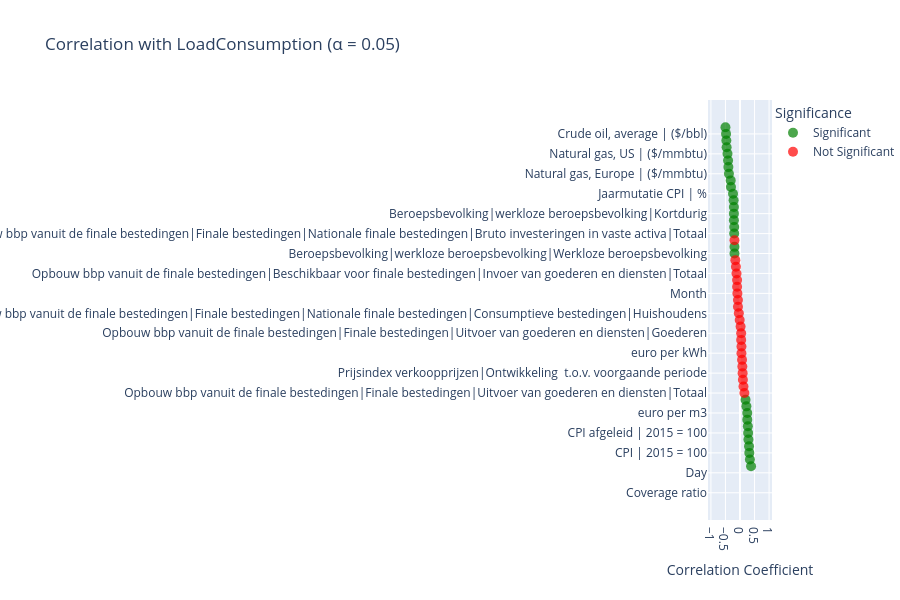

The code cell stored with this chart in its notebook:
### Code cell
import pandas as pd
import numpy as np
import plotly.express as px

# Load precomputed correlations (exclude self‑correlation)
corr_df = (
    pd.read_csv('/Users/ruben/Documents/GitHub/MsCThesisRubenCuriel2024/Data/processed_data/CompleteCorrelation.csv')
      .query("Variable != 'LoadConsumption'")
)

# Round for display
corr_df[['Correlation','P_Value']] = corr_df[['Correlation','P_Value']].round({'Correlation':2,'P_Value':4})

# Filter significant (p < .05)
sig = corr_df[corr_df['P_Value'] < 0.05]

# Print table of significant correlations
if not sig.empty:
    print("\nSignificant Correlations (p < 0.05):")
    print(sig[['Variable','Correlation','P_Value']].sort_values('Correlation', ascending=False).to_string(index=False))
else:
    print("\nNo significant correlations found.")

# Top 10 positive & negative
top_pos = sig.nlargest(10, 'Correlation')['Variable'].tolist()
top_neg = sig.nsmallest(10, 'Correlation')['Variable'].tolist()

print("\nTop 10 Positive Correlations:", top_pos)
print("Top 10 Negative Correlations:", top_neg)

# Mark significance for plotting
corr_df['Significance'] = np.where(corr_df['P_Value'] < 0.05, 'Significant', 'Not Significant')

# Plotly scatter
fig = px.scatter(
    corr_df,
    x='Correlation',
    y='Variable',
    color='Significance',
    color_discrete_map={'Significant':'green','Not Significant':'red'},
    title='Correlation with LoadConsumption (α = 0.05)',
    hover_data={'P_Value':True},
    category_orders={'Variable': corr_df.sort_values('Correlation')['Variable'].tolist()}
)

fig.update_layout(
    xaxis_title='Correlation Coefficient',
    yaxis_title=None,
    xaxis_range=[-1.1, 1.1],
    height=600
)

fig.update_traces(marker=dict(size=10, opacity=0.7),
                  hovertemplate="<b>%{y}</b><br>Correlation: %{x:.2f}<br>P‑Value: %{customdata[0]:.4f}<extra></extra>")

fig.show()

### Figure 1 — Plotly figure (JSON) as saved in the notebook; plotly's stock layout.template omitted (floating-point values rounded to 4 significant figures)
{"data": [{"customdata": [[0], [0], [0], [0], [0], [0], [0], [0], [0], [0.0002], [0.0006], [0.0006], [0.0009], [0.0011], [0.0018], [0.0027], [0.0039], [0.0069], [0.0073], [0.012], [0.0188], [0.0197], [0.027], [0.0277], [0.0292], [0.0304], [0.0381], [0.0397], [0.0434], [0.0451]], "hovertemplate": "<b>%{y}</b><br>Correlation: %{x:.2f}<br>P‑Value: %{customdata[0]:.4f}<extra></extra>", "legendgroup": "Significant", "marker": {"color": "green", "opacity": 0.7, "size": 10, "symbol": "circle"}, "mode": "markers", "name": "Significant", "orientation": "h", "showlegend": true, "type": "scatter", "x": [-0.5, -0.48, -0.47, -0.46, -0.43, -0.41, -0.4, -0.38, 0.38, 0.34, -0.32, 0.32, -0.31, 0.31, 0.29, 0.28, 0.27, 0.25, 0.25, -0.24, 0.22, -0.22, -0.21, -0.21, -0.21, -0.2, -0.2, 0.19, -0.19, -0.19], "xaxis": "x", "y": ["Crude oil, WTI | ($/bbl)", "Crude oil, average | ($/bbl)", "Crude oil, Brent | ($/bbl)", "Crude oil, Dubai | ($/bbl)", "Natural gas, US | ($/mmbtu)", "Natural gas index | (2010=100)", "euro per m3.2", "Natural gas, Europe | ($/mmbtu)", "Opbouw bbp vanuit de finale bestedingen|Finale bestedingen|Nationale finale bestedingen|Bruto investeringen in vaste activa|Overheid", "Year", "Coal, South African ** | ($/mt)", "CPI | 2015 = 100", "Coal, Australian | ($/mt)", "Gemiddelde verkoopprijs", "Prijsindex verkoopprijzen|Prijsindex bestaande koopwoningen", "CPI afgeleid | 2015 = 100", "Prijsindex verkoopprijzen|Ontwikkeling  t.o.v. een jaar eerder", "Opbouw bbp vanuit de finale bestedingen|Finale bestedingen|Nationale finale bestedingen|Consumptieve bestedingen|Overheid", "euro per m3", "Jaarmutatie CPI | %", "euro per m3.1", "Opbouw bbp vanuit de finale bestedingen|Finale bestedingen|Nationale finale bestedingen|Totaal", "Liquefied natural gas, Japan | ($/mmbtu)", "Beroepsbevolking|werkloze beroepsbevolking|Kortdurig", "Opbouw bbp vanuit de finale bestedingen|Finale bestedingen|Nationale finale bestedingen|Bruto investeringen in vaste activa|Bedrijven en huishoudens", "Opbouw bbp vanuit de finale bestedingen|Finale bestedingen|Nationale finale bestedingen|Bruto investeringen in vaste activa|Totaal", "Beroepsbevolking|Werkloosheidspercentage", "Opbouw bbp vanuit de finale bestedingen|Finale bestedingen|Uitvoer van goederen en diensten|Diensten", "Beroepsbevolking|werkloze beroepsbevolking|Werkloze beroepsbevolking", "Jaarmutatie CPI afgeleid | %"], "yaxis": "y"}, {"customdata": [[0.0508], [0.0998], [0.1248], [0.1341], [0.1951], [0.199], [0.2729], [0.2729], [0.2814], [0.3331], [0.3479], [0.3949], [0.4353], [0.4514], [0.6298], [0.5823], [0.6119], [0.6733], [0.7002], [0.7015], [0.8296], [0.8865], [null], [null], [null], [null]], "hovertemplate": "<b>%{y}</b><br>Correlation: %{x:.2f}<br>P‑Value: %{customdata[0]:.4f}<extra></extra>", "legendgroup": "Not Significant", "marker": {"color": "red", "opacity": 0.7, "size": 10, "symbol": "circle"}, "mode": "markers", "name": "Not Significant", "orientation": "h", "showlegend": true, "type": "scatter", "x": [-0.19, -0.16, 0.15, -0.14, 0.12, -0.12, -0.1, -0.1, 0.1, 0.09, -0.09, 0.08, 0.07, -0.07, -0.07, 0.05, 0.05, 0.04, -0.04, 0.04, 0.02, -0.01, null, null, null, null], "xaxis": "x", "y": ["Opbouw bbp vanuit de finale bestedingen|Beschikbaar voor finale bestedingen|Invoer van goederen en diensten|Diensten", "Beroepsbevolking|werkloze beroepsbevolking|Langdurig of onbekend", "Opbouw bbp vanuit de finale bestedingen|Finale bestedingen|Uitvoer van goederen en diensten|Totaal", "euro per kWh.2", "Opbouw bbp vanuit de finale bestedingen|Beschikbaar voor finale bestedingen|Invoer van goederen en diensten|Goederen", "Opbouw bbp vanuit de finale bestedingen|Beschikbaar voor finale bestedingen|Invoer van goederen en diensten|Totaal", "Opbouw bbp vanuit de finale bestedingen|Beschikbaar voor finale bestedingen|Totaal", "Opbouw bbp vanuit de finale bestedingen|Finale bestedingen|Totaal", "euro per kWh.1", "Prijsindex verkoopprijzen|Ontwikkeling  t.o.v. voorgaande periode", "Month", "Totale waarde verkoopprijzen", "Aantal verkochte woningen|Aantal verkochte woningen", "Aantal verkochte woningen|Ontwikkeling  t.o.v. een jaar eerder", "Opbouw bbp vanuit de finale bestedingen|Beschikbaar voor finale bestedingen|Bbp, gecorrigeerd voor werkdageneffecten", "Opbouw bbp vanuit de finale bestedingen|Finale bestedingen|Nationale finale bestedingen|Verandering in voorraden", "euro per kWh", "Opbouw bbp vanuit de finale bestedingen|Finale bestedingen|Uitvoer van goederen en diensten|Goederen", "Opbouw bbp vanuit de finale bestedingen|Finale bestedingen|Nationale finale bestedingen|Consumptieve bestedingen|Huishoudens", "Aantal verkochte woningen|Ontwikkeling  t.o.v. voorgaande periode", "Opbouw bbp vanuit de finale bestedingen|Finale bestedingen|Nationale finale bestedingen|Consumptieve bestedingen|Totaal", "Opbouw bbp vanuit de finale bestedingen|Beschikbaar voor finale bestedingen|Bruto binnenlands product", "Day", "Hour", "Minute", "Coverage ratio"], "yaxis": "y"}], "layout": {"height": 600, "legend": {"title": {"text": "Significance"}, "tracegroupgap": 0}, "title": {"text": "Correlation with LoadConsumption (α = 0.05)"}, "xaxis": {"anchor": "y", "domain": [0, 1], "range": [-1.1, 1.1], "title": {"text": "Correlation Coefficient"}}, "yaxis": {"anchor": "x", "categoryarray": ["Coverage ratio", "Minute", "Hour", "Day", "Opbouw bbp vanuit de finale bestedingen|Finale bestedingen|Nationale finale bestedingen|Bruto investeringen in vaste activa|Overheid", "Year", "CPI | 2015 = 100", "Gemiddelde verkoopprijs", "Prijsindex verkoopprijzen|Prijsindex bestaande koopwoningen", "CPI afgeleid | 2015 = 100", "Prijsindex verkoopprijzen|Ontwikkeling  t.o.v. een jaar eerder", "Opbouw bbp vanuit de finale bestedingen|Finale bestedingen|Nationale finale bestedingen|Consumptieve bestedingen|Overheid", "euro per m3", "euro per m3.1", "Opbouw bbp vanuit de finale bestedingen|Finale bestedingen|Uitvoer van goederen en diensten|Diensten", "Opbouw bbp vanuit de finale bestedingen|Finale bestedingen|Uitvoer van goederen en diensten|Totaal", "Opbouw bbp vanuit de finale bestedingen|Beschikbaar voor finale bestedingen|Invoer van goederen en diensten|Goederen", "euro per kWh.1", "Prijsindex verkoopprijzen|Ontwikkeling  t.o.v. voorgaande periode", "Totale waarde verkoopprijzen", "Aantal verkochte woningen|Aantal verkochte woningen", "euro per kWh", "Opbouw bbp vanuit de finale bestedingen|Finale bestedingen|Nationale finale bestedingen|Verandering in voorraden", "Aantal verkochte woningen|Ontwikkeling  t.o.v. voorgaande periode", "Opbouw bbp vanuit de finale bestedingen|Finale bestedingen|Uitvoer van goederen en diensten|Goederen", "Opbouw bbp vanuit de finale bestedingen|Finale bestedingen|Nationale finale bestedingen|Consumptieve bestedingen|Totaal", "Opbouw bbp vanuit de finale bestedingen|Beschikbaar voor finale bestedingen|Bruto binnenlands product", "Opbouw bbp vanuit de finale bestedingen|Finale bestedingen|Nationale finale bestedingen|Consumptieve bestedingen|Huishoudens", "Aantal verkochte woningen|Ontwikkeling  t.o.v. een jaar eerder", "Opbouw bbp vanuit de finale bestedingen|Beschikbaar voor finale bestedingen|Bbp, gecorrigeerd voor werkdageneffecten", "Month", "Opbouw bbp vanuit de finale bestedingen|Finale bestedingen|Totaal", "Opbouw bbp vanuit de finale bestedingen|Beschikbaar voor finale bestedingen|Totaal", "Opbouw bbp vanuit de finale bestedingen|Beschikbaar voor finale bestedingen|Invoer van goederen en diensten|Totaal", "euro per kWh.2", "Beroepsbevolking|werkloze beroepsbevolking|Langdurig of onbekend", "Beroepsbevolking|werkloze beroepsbevolking|Werkloze beroepsbevolking", "Jaarmutatie CPI afgeleid | %", "Opbouw bbp vanuit de finale bestedingen|Beschikbaar voor finale bestedingen|Invoer van goederen en diensten|Diensten", "Opbouw bbp vanuit de finale bestedingen|Finale bestedingen|Nationale finale bestedingen|Bruto investeringen in vaste activa|Totaal", "Beroepsbevolking|Werkloosheidspercentage", "Liquefied natural gas, Japan | ($/mmbtu)", "Beroepsbevolking|werkloze beroepsbevolking|Kortdurig", "Opbouw bbp vanuit de finale bestedingen|Finale bestedingen|Nationale finale bestedingen|Bruto investeringen in vaste activa|Bedrijven en huishoudens", "Opbouw bbp vanuit de finale bestedingen|Finale bestedingen|Nationale finale bestedingen|Totaal", "Jaarmutatie CPI | %", "Coal, Australian | ($/mt)", "Coal, South African ** | ($/mt)", "Natural gas, Europe | ($/mmbtu)", "euro per m3.2", "Natural gas index | (2010=100)", "Natural gas, US | ($/mmbtu)", "Crude oil, Dubai | ($/bbl)", "Crude oil, Brent | ($/bbl)", "Crude oil, average | ($/bbl)", "Crude oil, WTI | ($/bbl)"], "categoryorder": "array", "domain": [0, 1], "title": {}}}}
